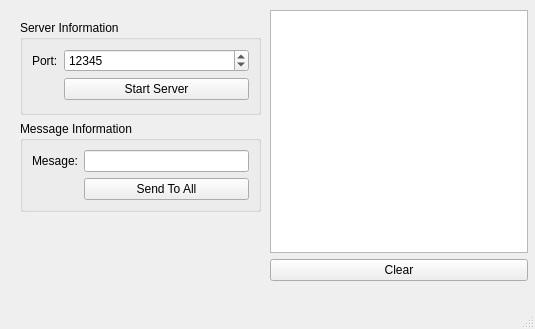
<?xml version="1.0" encoding="UTF-8"?>
<ui version="4.0">
 <class>MainWindow</class>
 <widget class="QMainWindow" name="MainWindow">
  <property name="geometry">
   <rect>
    <x>0</x>
    <y>0</y>
    <width>535</width>
    <height>329</height>
   </rect>
  </property>
  <property name="windowTitle">
   <string>Server</string>
  </property>
  <property name="styleSheet">
   <string notr="true">#lblConnectionStatus[state = &quot;0&quot;]{
	
	background-color: rgb(234, 0, 0);
}

#lblConnectionStatus[state = &quot;1&quot;]{
	
	background-color: rgb(67, 135, 100);
}
</string>
  </property>
  <widget class="QWidget" name="centralwidget">
   <widget class="QWidget" name="layoutWidget">
    <property name="geometry">
     <rect>
      <x>270</x>
      <y>10</y>
      <width>258</width>
      <height>271</height>
     </rect>
    </property>
    <layout class="QVBoxLayout" name="verticalLayout">
     <item>
      <widget class="QListWidget" name="lstConsole"/>
     </item>
     <item>
      <widget class="QPushButton" name="btnClear">
       <property name="text">
        <string>Clear</string>
       </property>
      </widget>
     </item>
    </layout>
   </widget>
   <widget class="QWidget" name="layoutWidget">
    <property name="geometry">
     <rect>
      <x>20</x>
      <y>20</y>
      <width>241</width>
      <height>261</height>
     </rect>
    </property>
    <layout class="QVBoxLayout" name="verticalLayout_2">
     <item>
      <widget class="QGroupBox" name="groupBox">
       <property name="title">
        <string>Server Information</string>
       </property>
       <layout class="QFormLayout" name="formLayout">
        <item row="0" column="0">
         <widget class="QLabel" name="label">
          <property name="text">
           <string>Port:</string>
          </property>
         </widget>
        </item>
        <item row="0" column="1">
         <widget class="QSpinBox" name="spnServerPort">
          <property name="minimum">
           <number>1024</number>
          </property>
          <property name="maximum">
           <number>65535</number>
          </property>
          <property name="value">
           <number>12345</number>
          </property>
         </widget>
        </item>
        <item row="1" column="1">
         <widget class="QPushButton" name="btnStartServer">
          <property name="text">
           <string>Start Server</string>
          </property>
         </widget>
        </item>
        <item row="1" column="0">
         <widget class="QLabel" name="lblConnectionStatus">
          <property name="minimumSize">
           <size>
            <width>25</width>
            <height>25</height>
           </size>
          </property>
          <property name="maximumSize">
           <size>
            <width>25</width>
            <height>25</height>
           </size>
          </property>
          <property name="text">
           <string/>
          </property>
          <property name="state" stdset="0">
           <string>0</string>
          </property>
         </widget>
        </item>
       </layout>
      </widget>
     </item>
     <item>
      <widget class="QGroupBox" name="groupBox_2">
       <property name="title">
        <string>Message Information</string>
       </property>
       <layout class="QFormLayout" name="formLayout_2">
        <item row="0" column="0">
         <widget class="QLabel" name="label_2">
          <property name="text">
           <string>Mesage:</string>
          </property>
         </widget>
        </item>
        <item row="0" column="1">
         <widget class="QLineEdit" name="lnMessage"/>
        </item>
        <item row="1" column="1">
         <widget class="QPushButton" name="btnSendToAll">
          <property name="text">
           <string>Send To All</string>
          </property>
         </widget>
        </item>
       </layout>
      </widget>
     </item>
     <item>
      <spacer name="verticalSpacer">
       <property name="orientation">
        <enum>Qt::Vertical</enum>
       </property>
       <property name="sizeHint" stdset="0">
        <size>
         <width>20</width>
         <height>40</height>
        </size>
       </property>
      </spacer>
     </item>
    </layout>
   </widget>
  </widget>
  <widget class="QMenuBar" name="menubar">
   <property name="geometry">
    <rect>
     <x>0</x>
     <y>0</y>
     <width>535</width>
     <height>21</height>
    </rect>
   </property>
  </widget>
  <widget class="QStatusBar" name="statusbar"/>
 </widget>
 <resources/>
 <connections>
  <connection>
   <sender>btnClear</sender>
   <signal>clicked()</signal>
   <receiver>lstConsole</receiver>
   <slot>clear()</slot>
   <hints>
    <hint type="sourcelabel">
     <x>306</x>
     <y>241</y>
    </hint>
    <hint type="destinationlabel">
     <x>310</x>
     <y>183</y>
    </hint>
   </hints>
  </connection>
 </connections>
</ui>
